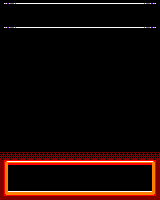

This is a level from a 2D game, rendered from its Tiled map with the project's own tilesets. A one-line summary and the complete map file follow:
An orthogonal 40x50 tile map with 4x4 px tiles, 1 tile layer (Capa de Patrones 1).

<map version="1.0" orientation="orthogonal" renderorder="right-down" width="40" height="50" tilewidth="4" tileheight="4" nextobjectid="1">
 <tileset firstgid="1" name="tileset32x32" tilewidth="4" tileheight="4" tilecount="64" columns="8">
  <image source="tileset32x32.png" width="32" height="32" />
 </tileset>
 <layer name="Capa de Patrones 1" width="40" height="50">
  <data encoding="csv">
3,15,16,31,32,25,26,25,26,26,26,26,25,26,25,26,26,26,26,26,26,26,26,26,26,26,25,26,25,26,26,26,26,26,26,11,12,29,30,3,
3,3,3,3,3,3,3,3,3,3,3,3,3,3,3,3,3,3,3,3,3,3,3,3,3,3,3,3,3,3,3,3,3,3,3,3,3,3,3,3,
3,3,3,3,3,3,3,3,3,3,3,3,3,3,3,3,3,3,3,3,3,3,3,3,3,3,3,3,3,3,3,3,3,3,3,3,3,3,3,3,
3,3,3,3,3,3,3,3,3,3,3,3,3,3,3,3,3,3,3,3,3,3,3,3,3,3,3,3,3,3,3,3,3,3,3,3,3,3,3,3,
3,3,3,3,3,3,3,3,3,3,3,3,3,3,3,3,3,3,3,3,3,3,3,3,3,3,3,3,3,3,3,3,3,3,3,3,3,3,3,3,
3,3,3,3,3,3,3,3,3,3,3,3,3,3,3,3,3,3,3,3,3,3,3,3,3,3,3,3,3,3,3,3,3,3,3,3,3,3,3,3,
3,15,16,31,32,25,26,25,26,26,26,26,26,26,26,26,26,26,26,25,26,25,26,26,26,26,26,26,26,26,26,26,26,26,26,11,12,29,30,3,
3,3,3,3,3,3,3,3,3,3,3,3,3,3,3,3,3,3,3,3,3,3,3,3,3,3,3,3,3,3,3,3,3,3,3,3,3,3,3,3,
3,3,3,3,3,3,3,3,3,3,3,3,3,3,3,3,3,3,3,3,3,3,3,3,3,3,3,3,3,3,3,3,3,3,3,3,3,3,3,3,
3,3,3,3,3,3,3,3,3,3,3,3,3,3,3,3,3,3,3,3,3,3,3,3,3,3,3,3,3,3,3,3,3,3,3,3,3,3,3,3,
3,3,3,3,3,3,3,3,3,3,3,3,3,3,3,3,3,3,3,3,3,3,3,3,3,3,3,3,3,3,3,3,3,3,3,3,3,3,3,3,
3,3,3,3,3,3,3,3,3,3,3,3,3,3,3,3,3,3,3,3,3,3,3,3,3,3,3,3,3,3,3,3,3,3,3,3,3,3,3,3,
3,3,3,3,3,3,3,3,3,3,3,3,3,3,3,3,3,3,3,3,3,3,3,3,3,3,3,3,3,3,3,3,3,3,3,3,3,3,3,3,
3,3,3,3,3,3,3,3,3,3,3,3,3,3,3,3,3,3,3,3,3,3,3,3,3,3,3,3,3,3,3,3,3,3,3,3,3,3,3,3,
3,3,3,3,3,3,3,3,3,3,3,3,3,3,3,3,3,3,3,3,3,3,3,3,3,3,3,3,3,3,3,3,3,3,3,3,3,3,3,3,
3,3,3,3,3,3,3,3,3,3,3,3,3,3,3,3,3,3,3,3,3,3,3,3,3,3,3,3,3,3,3,3,3,3,3,3,3,3,3,3,
3,3,3,3,3,3,3,3,3,3,3,3,3,3,3,3,3,3,3,3,3,3,3,3,3,3,3,3,3,3,3,3,3,3,3,3,3,3,3,3,
3,3,3,3,3,3,3,3,3,3,3,3,3,3,3,3,3,3,3,3,3,3,3,3,3,3,3,3,3,3,3,3,3,3,3,3,3,3,3,3,
3,3,3,3,3,3,3,3,3,3,3,3,3,3,3,3,3,3,3,3,3,3,3,3,3,3,3,3,3,3,3,3,3,3,3,3,3,3,3,3,
3,3,3,3,3,3,3,3,3,3,3,3,3,3,3,3,3,3,3,3,3,3,3,3,3,3,3,3,3,3,3,3,3,3,3,3,3,3,3,3,
3,3,3,3,3,3,3,3,3,3,3,3,3,3,3,3,3,3,3,3,3,3,3,3,3,3,3,3,3,3,3,3,3,3,3,3,3,3,3,3,
3,3,3,3,3,3,3,3,3,3,3,3,3,3,3,3,3,3,3,3,3,3,3,3,3,3,3,3,3,3,3,3,3,3,3,3,3,3,3,3,
3,3,3,3,3,3,3,3,3,3,3,3,3,3,3,3,3,3,3,3,3,3,3,3,3,3,3,3,3,3,3,3,3,3,3,3,3,3,3,3,
3,3,3,3,3,3,3,3,3,3,3,3,3,3,3,3,3,3,3,3,3,3,3,3,3,3,3,3,3,3,3,3,3,3,3,3,3,3,3,3,
3,3,3,3,3,3,3,3,3,3,3,3,3,3,3,3,3,3,3,3,3,3,3,3,3,3,3,3,3,3,3,3,3,3,3,3,3,3,3,3,
3,3,3,3,3,3,3,3,3,3,3,3,3,3,3,3,3,3,3,3,3,3,3,3,3,3,3,3,3,3,3,3,3,3,3,3,3,3,3,3,
3,3,3,3,3,3,3,3,3,3,3,3,3,3,3,3,3,3,3,3,3,3,3,3,3,3,3,3,3,3,3,3,3,3,3,3,3,3,3,3,
3,3,3,3,3,3,3,3,3,3,3,3,3,3,3,3,3,3,3,3,3,3,3,3,3,3,3,3,3,3,3,3,3,3,3,3,3,3,3,3,
3,3,3,3,3,3,3,3,3,3,3,3,3,3,3,3,3,3,3,3,3,3,3,3,3,3,3,3,3,3,3,3,3,3,3,3,3,3,3,3,
3,3,3,3,3,3,3,3,3,3,3,3,3,3,3,3,3,3,3,3,3,3,3,3,3,3,3,3,3,3,3,3,3,3,3,3,3,3,3,3,
3,3,3,3,3,3,3,3,3,3,3,3,3,3,3,3,3,3,3,3,3,3,3,3,3,3,3,3,3,3,3,3,3,3,3,3,3,3,3,3,
3,3,3,3,3,3,3,3,3,3,3,3,3,3,3,3,3,3,3,3,3,3,3,3,3,3,3,3,3,3,3,3,3,3,3,3,3,3,3,3,
3,3,3,3,3,3,3,3,3,3,3,3,3,3,3,3,3,3,3,3,3,3,3,3,3,3,3,3,3,3,3,3,3,3,3,3,3,3,3,3,
3,3,3,3,3,3,3,3,3,3,3,3,3,3,3,3,3,3,3,3,3,3,3,3,3,3,3,3,3,3,3,3,3,3,3,3,3,3,3,3,
3,3,3,3,3,3,3,3,3,3,3,3,3,3,3,3,3,3,3,3,3,3,3,3,3,3,3,3,3,3,3,3,3,3,3,3,3,3,3,3,
3,3,3,3,3,3,3,3,3,3,3,3,3,3,3,3,3,3,3,3,3,3,3,3,3,3,3,3,3,3,3,3,3,3,3,3,3,3,3,3,
3,3,3,3,3,3,3,3,3,3,3,3,3,3,3,3,3,3,3,3,3,3,3,3,3,3,3,3,3,3,3,3,3,3,3,3,3,3,3,3,
3,3,3,3,3,3,3,3,3,3,3,3,3,3,3,3,3,3,3,3,3,3,3,3,3,3,3,3,3,3,3,3,3,3,3,3,3,3,3,3,
19,20,19,20,19,20,19,20,19,20,19,20,19,20,19,20,19,20,19,20,19,20,19,20,19,20,19,20,19,20,19,20,19,20,19,20,19,20,19,20,
27,28,27,28,27,28,27,28,27,28,27,28,27,28,27,28,27,28,27,28,27,28,27,28,27,28,27,28,27,28,27,28,27,28,27,28,27,28,27,28,
9,33,35,35,36,37,35,36,37,35,36,37,35,36,37,35,36,37,35,36,37,35,36,37,35,36,35,36,37,35,36,37,35,36,37,35,36,38,40,10,
10,41,44,44,44,44,44,44,44,44,44,44,44,44,44,44,44,44,44,44,44,44,44,44,44,44,44,44,44,44,44,44,44,44,44,44,44,44,48,1,
10,41,3,3,3,3,3,3,3,3,3,3,3,3,3,3,3,3,3,3,3,3,3,3,3,3,3,3,3,3,3,3,3,3,3,3,3,3,48,10,
10,41,3,3,3,3,3,3,3,3,3,3,3,3,3,3,3,3,3,3,3,3,3,3,3,3,3,3,3,3,3,3,3,3,3,3,3,3,48,10,
10,49,3,3,3,3,3,3,3,3,3,3,3,3,3,3,3,3,3,3,3,3,3,3,3,3,3,3,3,3,3,3,3,3,3,3,3,3,56,10,
9,41,3,3,3,3,3,3,3,3,3,3,3,3,3,3,3,3,3,3,3,3,3,3,3,3,3,3,3,3,3,3,3,3,3,3,3,3,56,9,
1,49,3,3,3,3,3,3,3,3,3,3,3,3,3,3,3,3,3,3,3,3,3,3,3,3,3,3,3,3,3,3,3,3,3,3,3,3,56,1,
1,49,26,25,25,25,25,25,25,25,25,25,25,25,25,25,25,25,25,25,25,25,25,25,25,25,25,25,25,25,25,25,25,25,25,25,25,26,56,1,
1,57,58,59,60,59,60,59,60,60,59,60,59,60,59,60,59,60,59,60,59,60,59,60,59,60,59,60,59,60,59,60,59,60,59,59,60,63,64,1,
9,9,9,9,9,9,9,9,9,9,9,9,9,9,9,9,9,9,9,9,9,9,9,9,9,9,9,9,9,9,9,9,9,9,9,9,9,9,9,9
</data>
 </layer>
</map>